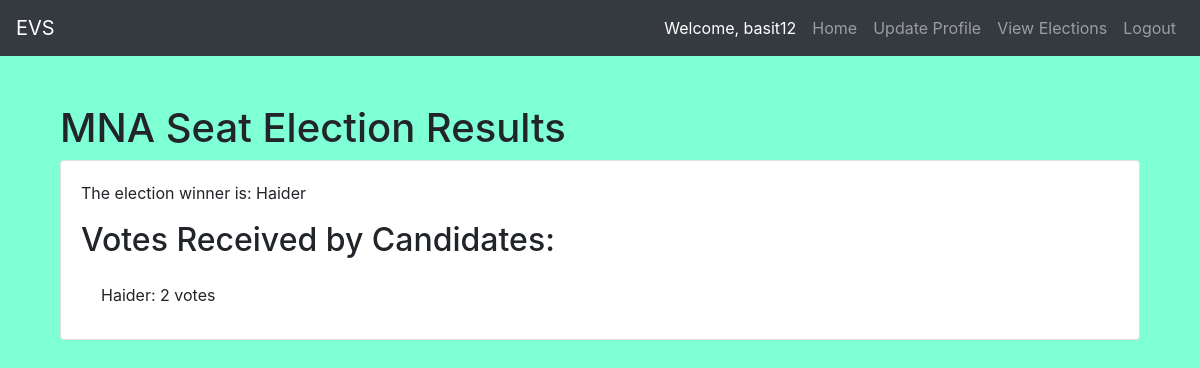
/election/2/results/ (signed in), run on the app's committed database.
### evs/models.py (models this page shows, shortened)
class Election(models.Model):
    name = models.CharField(max_length=255)
    status = models.CharField(max_length=50, choices=[('upcoming', 'Upcoming'), ('ongoing', 'Ongoing'), ('completed', 'Completed')])

class Candidate(models.Model):
    name = models.CharField(max_length=255)
    image = models.ImageField(upload_to='candidates/', null=True, blank=True)
    description = models.TextField()
    election = models.ForeignKey(Election, on_delete=models.CASCADE, default=1)

### evs/views.py (the view)
# urls.py: path('election/<int:election_id>/results/', views.view_results, name='view_results'),
@login_required
def view_results(request, election_id):
    election = Election.objects.get(pk=election_id)
    user_vote = Vote.objects.filter(user=request.user, election=election).first()
    if not user_vote:
        return render(request, 'no_results.html', {'election': election})
    candidates = Candidate.objects.filter(election=election)
    vote_counts = {}
    for candidate in candidates:
        votes_received = Vote.objects.filter(election=election, candidate=candidate).count()
        vote_counts[candidate] = votes_received
    winner = max(vote_counts, key=vote_counts.get)
    return render(request, 'view_results.html', {'election': election, 'winner': winner, 'vote_counts': vote_counts})

### evs/templates/view_results.html (shortened to what this page needs)
{% extends 'base.html' %}
{% block content %}
    <div class="container mt-5">
        <h1>{{ election.name }} Election Results</h1>
        <div class="card">
            <div class="card-body">
                <p class="card-text">The election winner is: {{ winner.name }}</p>
                <h2 class="card-title">Votes Received by Candidates:</h2>
                <ul class="list-group list-group-flush">
                    {% for candidate, votes_received in vote_counts.items %}
                        <li class="list-group-item">
                            {{ candidate.name }}: {{ votes_received }} votes
                        </li>
                    {% endfor %}
                </ul>
            </div>
        </div>
    </div>
{% endblock %}

### evs/templates/base.html (shortened to what this page needs)
<!DOCTYPE html>
<html lang="en">
<head>
    <link rel="stylesheet" href="https://maxcdn.bootstrapcdn.com/bootstrap/4.5.2/css/bootstrap.min.css">
</head>
<body>
<nav class="navbar navbar-expand-lg navbar-dark bg-dark">
    <a class="navbar-brand" href="{% url 'home' %}">EVS</a>
    <div class="collapse navbar-collapse" id="navbarNav">
        <ul class="navbar-nav ml-auto">
            {% if user.is_authenticated %}
            <li class="nav-item active ">
                <a class="nav-link" href="{% url 'home' %}">Welcome, {{ user.username }}</a>
            </li>
            <li class="nav-item ">
                <a class="nav-link" href="{% url 'home' %}">Home</a>
            </li>
            <li class="nav-item">
                <a class="nav-link" href="{% url 'update_profile' %}">Update Profile</a>
            </li>
            <li class="nav-item">
                <a class="nav-link" href="{% url 'election_list' %}">View Elections</a>
            </li>
            <li class="nav-item">
                <a class="nav-link" href="{% url 'logout' %}">Logout</a>
            </li>
            {% endif %}
        </ul>
    </div>
</nav>
<div class="container">
    {% block content %}
    {% endblock %}
</div>
</body>
</html>

### evs/templates/base.html (style rules this page uses)
body { background-color: aquamarine; }

### data on the page
Election: name "MNA Seat"
Candidate: name "Haider", election "2"

### other printed values
{{ user.username }} "basit12"
